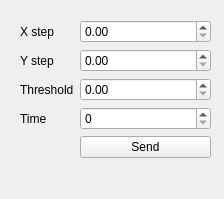
<?xml version="1.0" encoding="UTF-8"?>
<ui version="4.0">
 <class>MainWindow</class>
 <widget class="QMainWindow" name="MainWindow">
  <property name="windowModality">
   <enum>Qt::NonModal</enum>
  </property>
  <property name="geometry">
   <rect>
    <x>0</x>
    <y>0</y>
    <width>224</width>
    <height>199</height>
   </rect>
  </property>
  <property name="sizePolicy">
   <sizepolicy hsizetype="Fixed" vsizetype="Fixed">
    <horstretch>0</horstretch>
    <verstretch>0</verstretch>
   </sizepolicy>
  </property>
  <property name="minimumSize">
   <size>
    <width>224</width>
    <height>199</height>
   </size>
  </property>
  <property name="maximumSize">
   <size>
    <width>224</width>
    <height>199</height>
   </size>
  </property>
  <property name="windowTitle">
   <string>Step Setter</string>
  </property>
  <widget class="QWidget" name="centralwidget">
   <widget class="QWidget" name="formLayoutWidget">
    <property name="geometry">
     <rect>
      <x>20</x>
      <y>20</y>
      <width>191</width>
      <height>161</height>
     </rect>
    </property>
    <layout class="QFormLayout" name="formLayout">
     <item row="0" column="0">
      <widget class="QLabel" name="label">
       <property name="text">
        <string>X step</string>
       </property>
      </widget>
     </item>
     <item row="0" column="1">
      <widget class="QDoubleSpinBox" name="x_step_value"/>
     </item>
     <item row="1" column="0">
      <widget class="QLabel" name="label_2">
       <property name="text">
        <string>Y step</string>
       </property>
      </widget>
     </item>
     <item row="1" column="1">
      <widget class="QDoubleSpinBox" name="y_step_value"/>
     </item>
     <item row="2" column="0">
      <widget class="QLabel" name="label_3">
       <property name="text">
        <string>Threshold</string>
       </property>
      </widget>
     </item>
     <item row="4" column="1">
      <widget class="QPushButton" name="send_button">
       <property name="text">
        <string>Send</string>
       </property>
      </widget>
     </item>
     <item row="2" column="1">
      <widget class="QDoubleSpinBox" name="y_step_value_2"/>
     </item>
     <item row="3" column="1">
      <widget class="QDoubleSpinBox" name="y_step_value_3">
       <property name="decimals">
        <number>0</number>
       </property>
      </widget>
     </item>
     <item row="3" column="0">
      <widget class="QLabel" name="label_4">
       <property name="text">
        <string>Time</string>
       </property>
      </widget>
     </item>
    </layout>
   </widget>
  </widget>
 </widget>
 <resources/>
 <connections/>
</ui>
